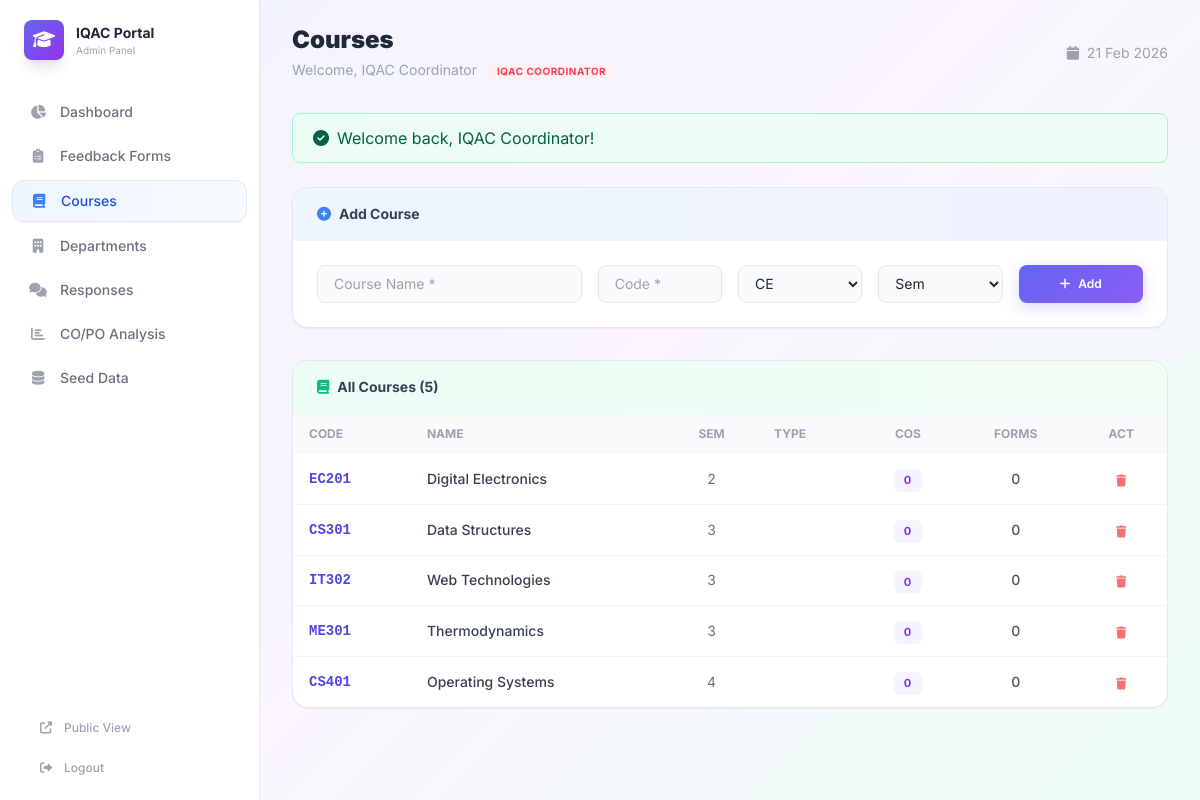
The app's page /admin/courses.php (signed in) with its own data.
### tables this page shows
CREATE TABLE IF NOT EXISTS `courses` (
    `id` INT AUTO_INCREMENT PRIMARY KEY,
    `department_id` INT NOT NULL,
    `name` VARCHAR(200) NOT NULL,
    `code` VARCHAR(30) NOT NULL,
    `semester` INT DEFAULT NULL,
    `year` VARCHAR(20) DEFAULT NULL,
    `created_at` TIMESTAMP DEFAULT CURRENT_TIMESTAMP,
    FOREIGN KEY (`department_id`) REFERENCES `departments`(`id`) ON DELETE CASCADE
);

### functions.php (called while the page is built, shortened)
<?php
function sanitize($input) {
    return htmlspecialchars(trim($input ?? ''), ENT_QUOTES, 'UTF-8');
}
function getFlash($type = null) {
    if (isset($_SESSION['flash'])) {
        $flash = $_SESSION['flash'];
        return $flash;
    }
    return null;
}

### admin/courses.php (the view, shortened to what this page needs)
<?php
$pageTitle = 'Courses';
require_once __DIR__ . '/../functions.php';
$isDeptAdmin = isset($_SESSION['admin_dept_id']) && $_SESSION['admin_dept_id'] !== null;
$deptId = $isDeptAdmin ? intval($_SESSION['admin_dept_id']) : null;
require_once __DIR__ . '/header.php';
$deptFilter = $deptId ? " WHERE id = $deptId" : "";
$departments = $pdo->query("SELECT * FROM departments $deptFilter ORDER BY name")->fetchAll();
$courseWhere = $deptId ? " WHERE c.department_id = $deptId" : "";
$courses = $pdo->query("
    SELECT c.*, d.name as dept_name, d.code as dept_code,
           (SELECT COUNT(*) FROM course_outcomes WHERE course_id = c.id) as co_count,
           (SELECT COUNT(*) FROM feedback_forms WHERE course_id = c.id) as form_count
    FROM courses c
    JOIN departments d ON d.id = c.department_id
    $courseWhere
    ORDER BY c.semester, c.code
")->fetchAll();
?>
<div class="bg-white border border-gray-200 rounded-2xl overflow-hidden mb-8 shadow-sm animate-slide-down">
    <div class="px-6 py-4 border-b border-gray-100 bg-gradient-to-r from-blue-50 to-indigo-50">
        <h3 class="font-bold text-sm text-gray-700"><i class="fas fa-plus-circle text-blue-500 mr-2"></i>Add Course</h3>
    </div>
    <form method="POST" class="p-6">
        <div class="grid grid-cols-2 md:grid-cols-3 lg:grid-cols-6 gap-4">
            <input type="text" name="name" placeholder="Course Name *" required class="col-span-2 px-4 py-2 bg-gray-50 border border-gray-200 rounded-lg text-sm outline-none focus:border-indigo-500 transition">
            <input type="text" name="code" placeholder="Code *" required class="px-4 py-2 bg-gray-50 border border-gray-200 rounded-lg text-sm outline-none focus:border-indigo-500 transition">
            <select name="department_id" required class="px-3 py-2 bg-gray-50 border border-gray-200 rounded-lg text-sm outline-none">
                <?php foreach ($departments as $d): ?>
                    <option value="<?= $d['id'] ?>"><?= sanitize($d['code']) ?></option>
                <?php endforeach; ?>
            </select>
            <select name="semester" class="px-3 py-2 bg-gray-50 border border-gray-200 rounded-lg text-sm outline-none">
                <option value="">Sem</option>
            </select>
            <button type="submit" class="btn-primary text-xs justify-center"><i class="fas fa-plus"></i> Add</button>
        </div>
    </form>
</div>
<div class="bg-white border border-gray-200 rounded-2xl overflow-hidden shadow-sm">
    <div class="px-6 py-4 border-b border-gray-100 bg-gradient-to-r from-emerald-50 to-green-50">
        <h3 class="font-bold text-sm text-gray-700"><i class="fas fa-book text-emerald-500 mr-2"></i>All Courses (<?= count($courses) ?>)</h3>
    </div>
    <div class="overflow-x-auto">
        <table class="w-full">
            <thead>
                <tr class="bg-gray-50">
                    <th class="px-4 py-3 text-left text-xs font-bold text-gray-400 uppercase">Code</th>
                    <th class="px-4 py-3 text-left text-xs font-bold text-gray-400 uppercase">Name</th>
                    <th class="px-4 py-3 text-center text-xs font-bold text-gray-400 uppercase">Sem</th>
                    <th class="px-4 py-3 text-left text-xs font-bold text-gray-400 uppercase">Type</th>
                    <th class="px-4 py-3 text-center text-xs font-bold text-gray-400 uppercase">COs</th>
                    <th class="px-4 py-3 text-center text-xs font-bold text-gray-400 uppercase">Forms</th>
                    <th class="px-4 py-3 text-center text-xs font-bold text-gray-400 uppercase">Act</th>
                </tr>
            </thead>
            <tbody class="divide-y divide-gray-100">
                <?php foreach ($courses as $c): ?>
                    <tr class="hover:bg-gray-50 transition">
                        <td class="px-4 py-3 text-sm font-mono font-bold text-indigo-600"><?= sanitize($c['code']) ?></td>
                        <td class="px-4 py-3 text-sm text-gray-700 font-medium"><?= sanitize($c['name']) ?></td>
                        <td class="px-4 py-3 text-center text-sm text-gray-500"><?= $c['semester'] ?: '—' ?></td>
                        <td class="px-4 py-3"><span class="text-xs text-gray-500"><?= sanitize($c['course_type'] ?? '') ?></span></td>
                        <td class="px-4 py-3 text-center"><span class="outcome-badge co"><?= $c['co_count'] ?></span></td>
                        <td class="px-4 py-3 text-center text-sm font-medium text-gray-600"><?= $c['form_count'] ?></td>
                        <td class="px-4 py-3 text-center">
                            <a href="?delete=<?= $c['id'] ?>" onclick="return confirm('Delete?')" class="text-red-400 hover:text-red-600 text-xs"><i class="fas fa-trash"></i></a>
                        </td>
                    </tr>
                <?php endforeach; ?>
            </tbody>
        </table>
    </div>
</div>
<?php require_once __DIR__ . '/footer.php'; ?>

### admin/header.php (shortened to what this page needs)
<?php
$currentPage = basename($_SERVER['PHP_SELF']);
?>
<!DOCTYPE html>
<html lang="en">
<head>
    <script src="https://cdn.tailwindcss.com"></script>
    <link rel="stylesheet" href="<?= APP_URL ?>/assets/css/style.css">
    <link rel="stylesheet" href="https://cdnjs.cloudflare.com/ajax/libs/font-awesome/6.5.1/css/all.min.css">
</head>
<body class="font-sans text-gray-800" style="background:linear-gradient(135deg,#f0f4ff 0%,#faf5ff 50%,#ecfdf5 100%);">
<aside class="admin-sidebar">
    <div class="px-6 mb-8">
        <div class="flex items-center gap-3">
            <div class="w-10 h-10 bg-gradient-to-br from-indigo-500 to-purple-600 rounded-lg flex items-center justify-center text-white text-lg shadow-lg">
                <i class="fas fa-graduation-cap"></i>
            </div>
            <div>
                <h1 class="text-sm font-bold text-gray-800"><?= APP_NAME ?></h1>
                <p class="text-[10px] text-gray-400">Admin Panel</p>
            </div>
        </div>
    </div>
    <nav class="px-3 space-y-1">
        <?php
        $navItems = [
            ['index.php', 'Dashboard', 'fa-chart-pie', 'indigo'],
            ['feedback_forms.php', 'Feedback Forms', 'fa-clipboard-list', 'purple'],
            ['courses.php', 'Courses', 'fa-book', 'blue'],
            ['departments.php', 'Departments', 'fa-building', 'emerald'],
            ['responses.php', 'Responses', 'fa-comments', 'amber'],
            ['analysis.php', 'CO/PO Analysis', 'fa-chart-bar', 'rose'],
            ['seed_all.php', 'Seed Data', 'fa-database', 'violet'],
        ];
        $isDeptAdmin = isset($_SESSION['admin_dept_id']) && $_SESSION['admin_dept_id'] !== null;
        foreach ($navItems as $item):
            $isActive = $currentPage === $item[0];
        ?>
            <a href="<?= $item[0] ?>"
               class="flex items-center gap-3 px-4 py-2.5 rounded-xl text-sm font-medium transition-all duration-200
                      <?= $isActive
                          ? 'bg-gradient-to-r from-' . $item[3] . '-50 to-' . $item[3] . '-50/50 text-' . $item[3] . '-700 shadow-sm border border-' . $item[3] . '-100'
                          : 'text-gray-500 hover:bg-gray-50 hover:text-gray-700' ?>">
                <i class="fas <?= $item[2] ?> w-5 text-center <?= $isActive ? 'text-' . $item[3] . '-500' : 'text-gray-400' ?>"></i>
                <?= $item[1] ?>
            </a>
        <?php endforeach; ?>
    </nav>
    <div class="absolute bottom-4 left-0 right-0 px-6 space-y-2">
        <a href="<?= APP_URL ?>" target="_blank"
           class="flex items-center gap-2 px-4 py-2 rounded-xl text-xs font-medium text-gray-400 hover:text-indigo-500 hover:bg-indigo-50 transition">
            <i class="fas fa-external-link-alt w-4"></i> Public View
        </a>
        <a href="<?= APP_URL ?>/admin/logout.php"
           class="flex items-center gap-2 px-4 py-2 rounded-xl text-xs font-medium text-gray-400 hover:text-red-500 hover:bg-red-50 transition">
            <i class="fas fa-sign-out-alt w-4"></i> Logout
        </a>
    </div>
</aside>
<main class="admin-content">
    <div class="flex items-center justify-between mb-8">
        <div>
            <h2 class="text-2xl font-black text-gray-800"><?= $pageTitle ?? 'Dashboard' ?></h2>
            <p class="text-sm text-gray-400 mt-1">
                Welcome, <?= sanitize($_SESSION['admin_name'] ?? 'Admin') ?>
                <?php if($isDeptAdmin): ?>
                    <span class="ml-2 px-2 py-0.5 bg-indigo-50 text-indigo-500 rounded text-[10px] font-bold uppercase tracking-wider">Dept Coord</span>
                <?php else: ?>
                    <span class="ml-2 px-2 py-0.5 bg-rose-50 text-rose-500 rounded text-[10px] font-bold uppercase tracking-wider">IQAC Coordinator</span>
                <?php endif; ?>
            </p>
        </div>
        <div class="text-sm text-gray-400">
            <i class="fas fa-calendar mr-1"></i> <?= date('d M Y') ?>
        </div>
    </div>
    <?php if ($flash = getFlash()): ?>
        <div class="flash-<?= $flash['type'] ?> mb-6 animate-slide-down">
            <i class="fas fa-<?= $flash['type'] === 'success' ? 'check-circle' : 'exclamation-circle' ?>"></i>
            <?= $flash['message'] ?>
        </div>
    <?php endif; ?>

### admin/footer.php
</main>
</body>
</html>

### assets/css/style.css (style rules this page uses)
:root { --primary: #6366f1; --primary-light: #818cf8; --primary-dark: #4f46e5; --accent: #8b5cf6; --success: #10b981; --warning: #f59e0b; --danger: #ef4444; --surface: rgba(255, 255, 255, 0.85); --surface-solid: #ffffff; --text: #1e293b; --text-muted: #64748b; --text-light: #94a3b8; --border: rgba(0, 0, 0, 0.08); --shadow-sm: 0 1px 3px rgba(0, 0, 0, 0.06); --shadow-md: 0 4px 12px rgba(0, 0, 0, 0.08); --shadow-lg: 0 8px 30px rgba(0, 0, 0, 0.1); --shadow-glow: 0 0 40px rgba(99, 102, 241, 0.15); --radius: 16px; --radius-sm: 10px; --radius-xs: 8px; }
* { margin: 0; padding: 0; box-sizing: border-box; }
body { font-family: 'Inter', -apple-system, BlinkMacSystemFont, sans-serif; background: linear-gradient(135deg, #f0f4ff 0%, #faf5ff 50%, #ecfdf5 100%); color: var(--text); min-height: 100vh; -webkit-font-smoothing: antialiased; }
.animate-slide-down { animation: slideDown 0.5s cubic-bezier(0.16, 1, 0.3, 1) both; }
.btn-primary { display: inline-flex; align-items: center; gap: 8px; padding: 10px 22px; border-radius: var(--radius-xs); font-size: 0.875rem; font-weight: 600; color: white; border: none; cursor: pointer; background: linear-gradient(135deg, var(--primary), var(--accent)); box-shadow: 0 4px 15px rgba(99, 102, 241, 0.25); transition: all 0.3s ease; text-decoration: none; }
.admin-sidebar { position: fixed; left: 0; top: 0; bottom: 0; width: 260px; background: var(--surface-solid); border-right: 1px solid var(--border); z-index: 100; padding: 20px 0; box-shadow: var(--shadow-sm); }
.admin-content { margin-left: 260px; padding: 24px 32px; min-height: 100vh; }
.flash-success { background: #ecfdf5; border: 1px solid #a7f3d0; color: #065f46; padding: 12px 20px; border-radius: var(--radius-xs); margin-bottom: 16px; display: flex; align-items: center; gap: 8px; }
.outcome-badge { display: inline-flex; align-items: center; gap: 4px; padding: 3px 10px; border-radius: 6px; font-size: 0.7rem; font-weight: 700; text-transform: uppercase; letter-spacing: 0.5px; }
.outcome-badge.co { background: #f5f3ff; color: #7c3aed; }

### records on screen
courses: code "EC201", name "Digital Electronics", semester "2", co_count "0", form_count "0"
courses: code "CS301", name "Data Structures", semester "3", co_count "0", form_count "0"
courses: code "IT302", name "Web Technologies", semester "3", co_count "0", form_count "0"
courses: code "ME301", name "Thermodynamics", semester "3", co_count "0", form_count "0"
courses: code "CS401", name "Operating Systems", semester "4", co_count "0", form_count "0"

### other values on screen
APP_NAME "IQAC Portal"
$item[1] "Dashboard"
$item[1] "Feedback Forms"
$item[1] "Courses"
$item[1] "Departments"
$item[1] "Responses"
$item[1] "CO/PO Analysis"
$item[1] "Seed Data"
$pageTitle "Courses"
$_SESSION['admin_name'] "IQAC Coordinator"
$flash['message'] "Welcome back, IQAC Coordinator!"
count($courses) "5"
form field department_id "CE"
